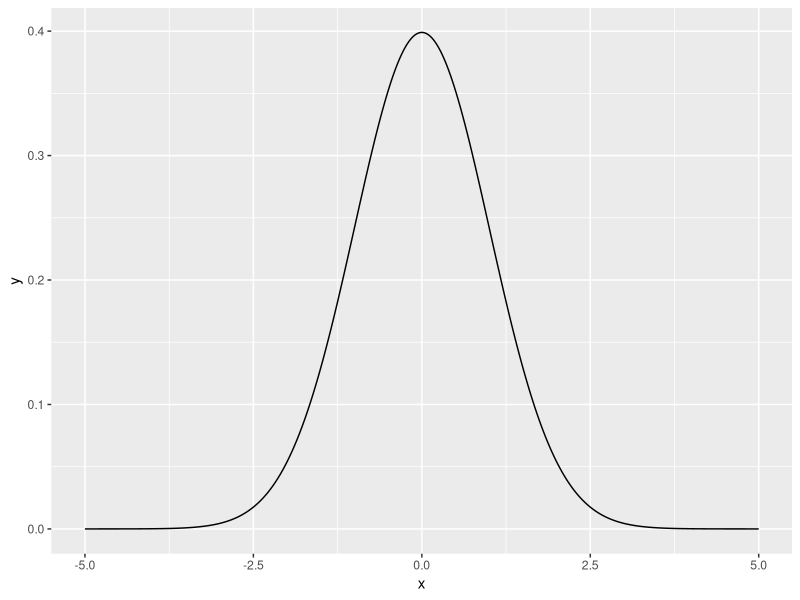
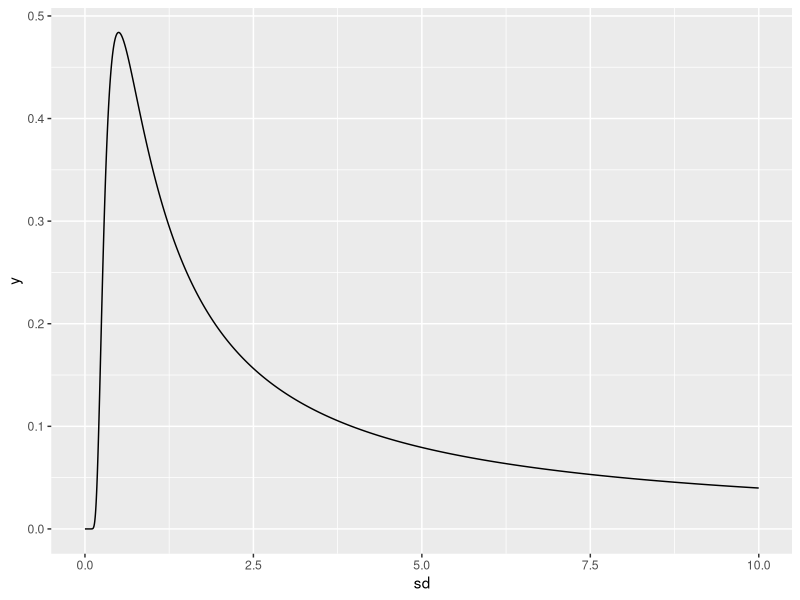
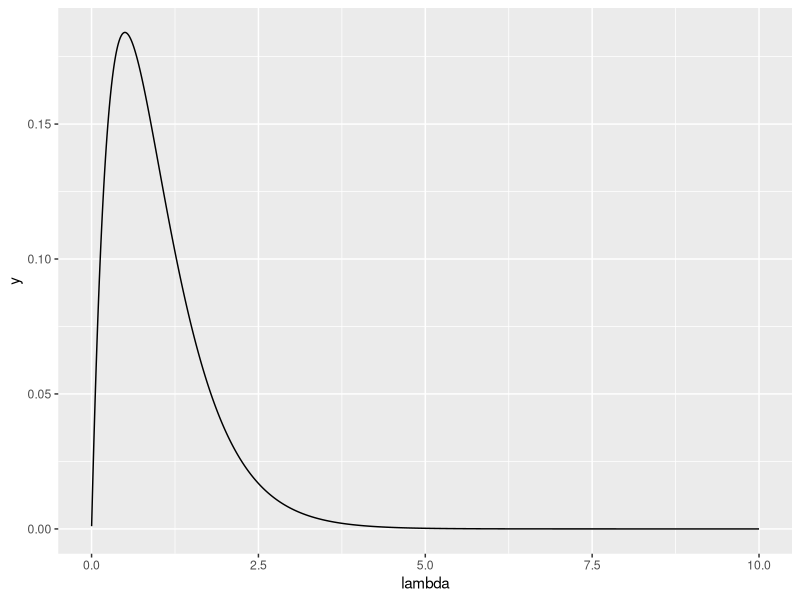
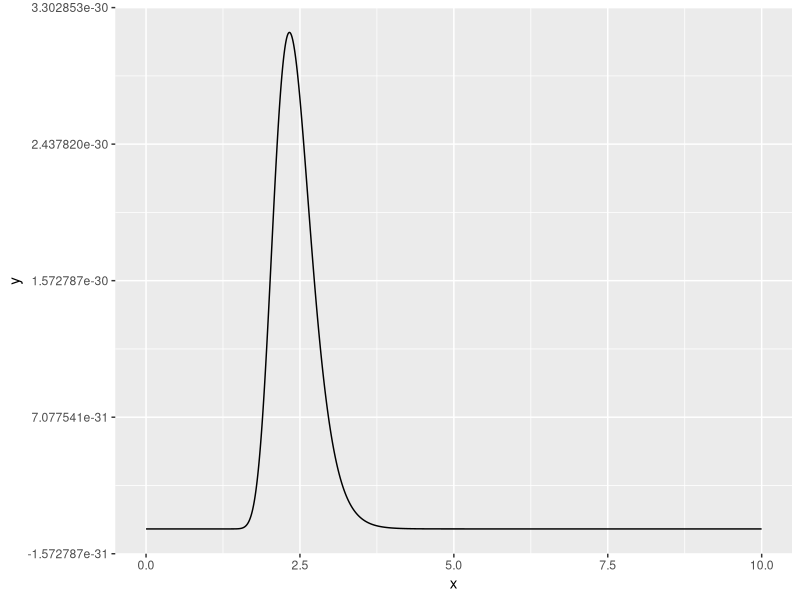
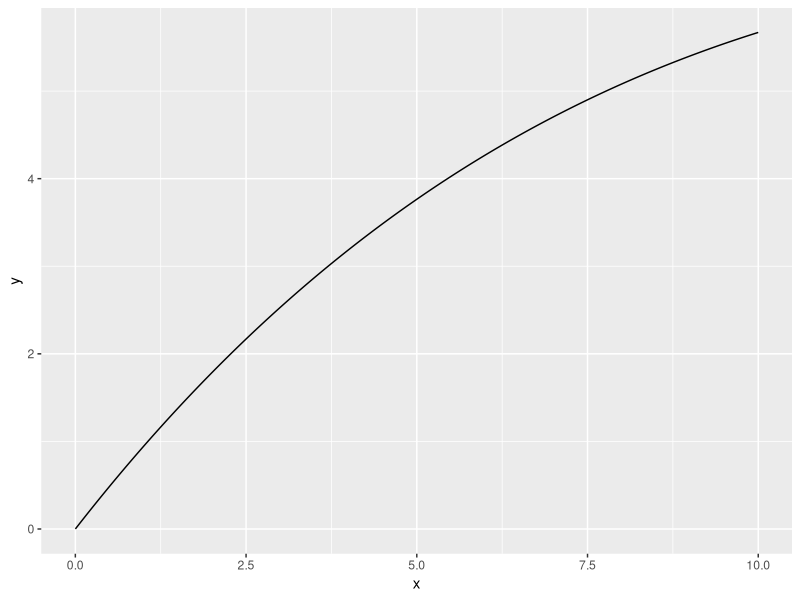

Here is the R script that generated these plots, in order:

# pakete ------------------------------------------------------------------

library(tidyverse)

# Likelhood functions -----------------------------------------------------

mean <- 0
sd <- 1

dichte_normal <- function(mean, sd){
  x <- seq(-5, 5, 0.001)
  y <- dnorm(x, mean, sd)
  return(data.frame(x, y))
}

likelihood_norma_sd <- function(x, mean){
  sd <- seq(0.00001, 10, 0.001)
  y <- 1/(sqrt(2*pi)*sd) * exp(-0.5*(x - mean)^2*(1/sd^2))
  return(data.frame(y, sd))
}
likelihood_exp <- function(x) {
  lambda <- seq(0.001, 10, 0.001)
  y <- lambda*exp(-lambda*x)
  return(data.frame(y, lambda))
}


# Visualization -----------------------------------------------------------
values_density <- dichte_normal(mean, sd)

x <- 0.5
values_likelihood <- likelihood_norma_sd(x, mean)

ggplot(values_density, aes(x, y)) +
  geom_line()

ggplot(values_likelihood, aes(x = sd, y)) +
  geom_line()


# Likelihood exponential distribution
x <- 2
values_likelihood_exp <- likelihood_exp(x)
ggplot(values_likelihood_exp, aes(x = lambda, y)) + 
  geom_line()



# Product of Likelihoods (SD) ---------------------------------------------
product_likeli_sd <- function(n, mean_start, sd_start) {
  y <- 1
  for (i in 1:n) {
    x <- rnorm(1, mean = mean_start, sd = sd_start)
    values_likelihood <- likelihood_norma_sd(x, mean_start)
    y <- y*values_likelihood$y
  }
  return(data.frame(x = values_likelihood$sd, y))
}

values_prod_likeli_sd <- product_likeli_sd(30, 0, 2)

ggplot(values_prod_likeli_sd, aes(x = x, y = y)) + 
  geom_line()



















# Product of Likelihoods (Exponential, Lambda) ----------------------------

product_lambda <- function(n, lambda_start) {
  y <- 1
  for (i in 1:n) {
    x <- rexp(1, lambda_start)
    values_likelihood <- likelihood_exp(x)
    y <- y*values_likelihood$y
  }
  return(data.frame(x = values_likelihood$lambda, y))
}

values_prod_lambda <- product_lambda(1, 3)

ggplot(values_prod_lambda, aes(x = x, y = y)) + 
  geom_line()

index <- which.max(values_prod_lambda$y)
values_prod_lambda[index, ]

